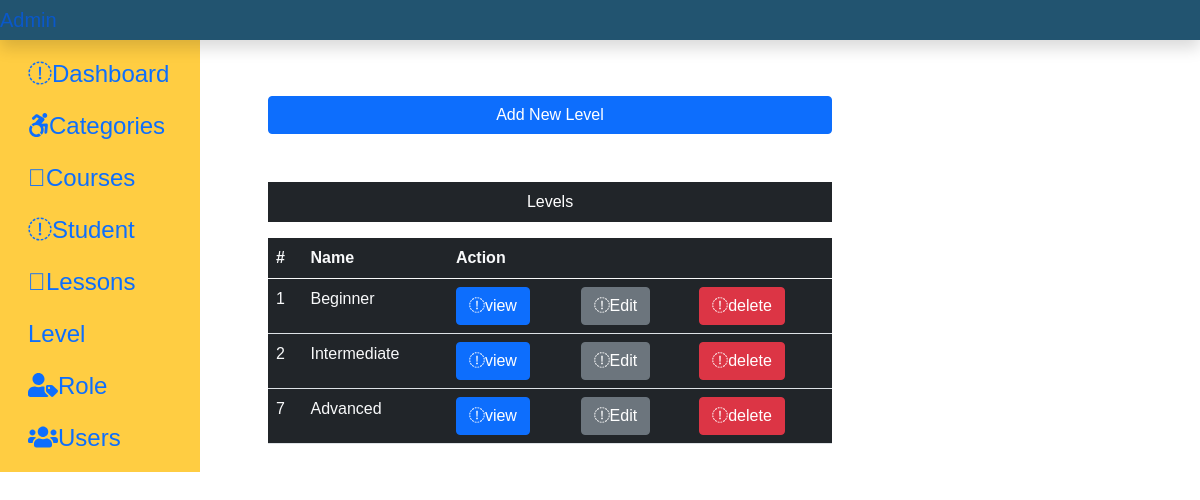
Screenshot of /admin/level.php with the database file from the repository.
### tables this page shows
CREATE TABLE `level` (
  `id` int(255) NOT NULL,
  `name` varchar(255) NOT NULL
);

### admin/function/function.php (called while the page is built, shortened)
<?php
  function level(){
    global $conn;
    $stmt = $conn->prepare("SELECT * FROM level ");
    $stmt->execute();
    $data = $stmt->fetchAll(PDO::FETCH_OBJ);
     return $data;
  }
?>

### admin/level.php (the view, shortened to what this page needs)
<?php
include('./layout/header.php');
include('./connection/connection.php');
include('./function/function.php');
?>
 <div class="col-sm-7 mt-5  ">
   <div class="row mx-5 p-2">
   <button type="button" class="btn btn-primary" data-toggle="modal" data-target="#level">
    Add New Level
  </button>
           <p class="bg-dark text-white  text-center p-2">Levels</p>
           <table class="table bg-dark text-light">
                  <thead>
                    <tr>
                     <th>#</th>
                      <th>Name</th>
                     <th colspan="2">Action</th>
                        <th></th>
                    </tr>
                  </thead>
                  <tbody>
                  <?php
                  $levels=level();
                   foreach($levels as $level){ ?>
                   <tr>
                 <td><?php echo ($level->id);?></td>
                 <td><?php echo ($level->name);?></td>
                 <td><a class="btn btn-primary"href='view.php? id=<?php echo($level->id); ?>' title='View Record' data-toggle='tooltip'> <i class="fa fas-eye"></i></i>view</td>
                   <td><a class="btn btn-secondary"href='editlevel.php?u=<?php echo($level->id); ?>' title='View Record' data-toggle='tooltip'> <i class="fa fas-edit"></i></i>Edit</td>
                   <td><a  class="btn btn-danger"href='register.php?dc=<?php echo($level->id); ?>' title='View Record' data-toggle='tooltip'> <i class="fa fas-trash"></i>delete</i></td>
                   </tr>
                    <?php
                    }
                    ?>
                  </tbody>
                </table>
           </div>
   </div>
  </div>
</div>
  <?php
include('./layout/footer.php');
 ?>

### admin/layout/header.php (style rules this page uses)
body { font-family: Arial, Helvetica, sans-serif; }

### rows the page displays
level: id "1", name "Beginner"
level: id "2", name "Intermediate"
level: id "7", name "Advanced"
